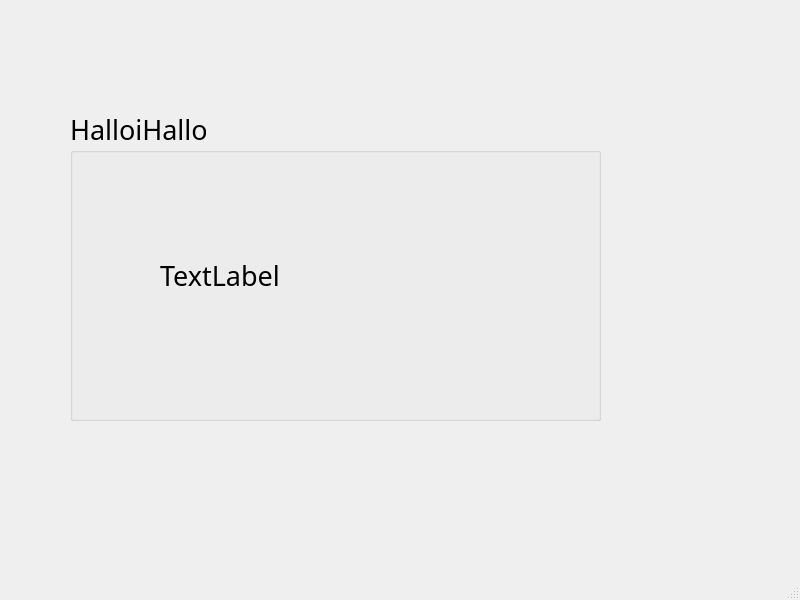
<?xml version="1.0" encoding="UTF-8"?>
<ui version="4.0">
 <class>MainWindow</class>
 <widget class="QMainWindow" name="MainWindow">
  <property name="geometry">
   <rect>
    <x>0</x>
    <y>0</y>
    <width>800</width>
    <height>600</height>
   </rect>
  </property>
  <property name="windowTitle">
   <string>MainWindow</string>
  </property>
  <widget class="QWidget" name="centralwidget">
   <widget class="QGroupBox" name="groupBox">
    <property name="geometry">
     <rect>
      <x>70</x>
      <y>110</y>
      <width>531</width>
      <height>311</height>
     </rect>
    </property>
    <property name="font">
     <font>
      <family>Siemens Slab Black</family>
      <pointsize>20</pointsize>
     </font>
    </property>
    <property name="title">
     <string>HalloiHallo</string>
    </property>
    <widget class="QLabel" name="label">
     <property name="geometry">
      <rect>
       <x>90</x>
       <y>120</y>
       <width>301</width>
       <height>91</height>
      </rect>
     </property>
     <property name="text">
      <string>TextLabel</string>
     </property>
    </widget>
   </widget>
  </widget>
  <widget class="QMenuBar" name="menubar">
   <property name="geometry">
    <rect>
     <x>0</x>
     <y>0</y>
     <width>800</width>
     <height>26</height>
    </rect>
   </property>
  </widget>
  <widget class="QStatusBar" name="statusbar"/>
 </widget>
 <resources/>
 <connections/>
</ui>
